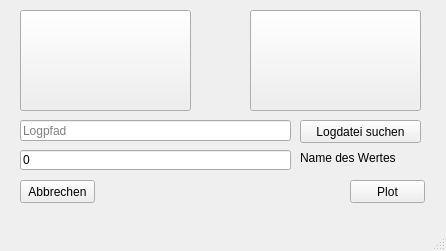
<?xml version="1.0" encoding="UTF-8"?>
<ui version="4.0">
 <class>MainWindow</class>
 <widget class="QMainWindow" name="MainWindow">
  <property name="geometry">
   <rect>
    <x>0</x>
    <y>0</y>
    <width>446</width>
    <height>251</height>
   </rect>
  </property>
  <property name="windowTitle">
   <string>MainWindow</string>
  </property>
  <widget class="QWidget" name="centralwidget">
   <widget class="QPushButton" name="pushButton">
    <property name="geometry">
     <rect>
      <x>20</x>
      <y>180</y>
      <width>75</width>
      <height>23</height>
     </rect>
    </property>
    <property name="text">
     <string>Abbrechen</string>
    </property>
   </widget>
   <widget class="QPushButton" name="pushButton_2">
    <property name="geometry">
     <rect>
      <x>350</x>
      <y>180</y>
      <width>75</width>
      <height>23</height>
     </rect>
    </property>
    <property name="text">
     <string>Plot</string>
    </property>
   </widget>
   <widget class="QPushButton" name="ScatterButton">
    <property name="geometry">
     <rect>
      <x>20</x>
      <y>10</y>
      <width>171</width>
      <height>101</height>
     </rect>
    </property>
    <property name="autoFillBackground">
     <bool>true</bool>
    </property>
    <property name="text">
     <string/>
    </property>
    <property name="icon">
     <iconset>
      <normaloff>Scatter_diagram_for_quality_characteristic_XXX.svg.png</normaloff>Scatter_diagram_for_quality_characteristic_XXX.svg.png</iconset>
    </property>
    <property name="iconSize">
     <size>
      <width>250</width>
      <height>150</height>
     </size>
    </property>
    <property name="checkable">
     <bool>true</bool>
    </property>
   </widget>
   <widget class="QPushButton" name="pushButton_4">
    <property name="geometry">
     <rect>
      <x>250</x>
      <y>10</y>
      <width>171</width>
      <height>101</height>
     </rect>
    </property>
    <property name="text">
     <string/>
    </property>
    <property name="icon">
     <iconset>
      <normaloff>1200px-Saeulendiagramm-Beispiel.svg.png</normaloff>1200px-Saeulendiagramm-Beispiel.svg.png</iconset>
    </property>
    <property name="iconSize">
     <size>
      <width>250</width>
      <height>150</height>
     </size>
    </property>
    <property name="checkable">
     <bool>true</bool>
    </property>
   </widget>
   <widget class="QLineEdit" name="lineEdit">
    <property name="geometry">
     <rect>
      <x>20</x>
      <y>120</y>
      <width>271</width>
      <height>21</height>
     </rect>
    </property>
    <property name="text">
     <string/>
    </property>
    <property name="readOnly">
     <bool>false</bool>
    </property>
    <property name="placeholderText">
     <string>Logpfad</string>
    </property>
   </widget>
   <widget class="QPushButton" name="pushButton_5">
    <property name="geometry">
     <rect>
      <x>300</x>
      <y>120</y>
      <width>121</width>
      <height>23</height>
     </rect>
    </property>
    <property name="text">
     <string>Logdatei suchen</string>
    </property>
   </widget>
   <widget class="QLineEdit" name="lineEdit_2">
    <property name="geometry">
     <rect>
      <x>20</x>
      <y>150</y>
      <width>271</width>
      <height>20</height>
     </rect>
    </property>
    <property name="text">
     <string>0</string>
    </property>
   </widget>
   <widget class="QLabel" name="label">
    <property name="geometry">
     <rect>
      <x>300</x>
      <y>150</y>
      <width>121</width>
      <height>16</height>
     </rect>
    </property>
    <property name="text">
     <string>Name des Wertes</string>
    </property>
   </widget>
  </widget>
  <widget class="QStatusBar" name="statusbar"/>
  <widget class="QMenuBar" name="menubar">
   <property name="geometry">
    <rect>
     <x>0</x>
     <y>0</y>
     <width>446</width>
     <height>21</height>
    </rect>
   </property>
  </widget>
 </widget>
 <resources/>
 <connections/>
</ui>
